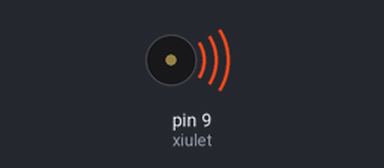
The sketch below on a simulated Arduino Uno, built with avr-gcc and run on an emulated ATmega328P. Parts: buzzer (waves = sounding).

Above: at 1.5 s.
At 4.0 s:
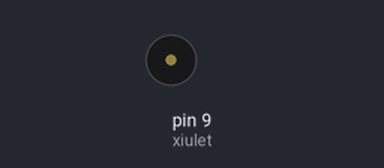
Timing chart, 0 to 6.5 s (numbered marks = the images above):
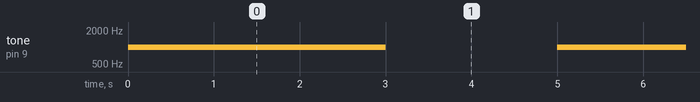

The sketch:

Exercici_2-Sirena.ino
```cpp
/**********************************************************************************
**                                                                               **
**                                  Sirena                                       **
**                                                                               **
**   NOM:Noa Garay Villarreal                                   DATA:27/03/2023  **
**********************************************************************************/

//********** Includes *************************************************************

//********** Variables ************************************************************
const byte xiulet = 9;        // donar nom al pin 9 de l’Arduino

//********** Setup ****************************************************************
void setup()
{
  pinMode(xiulet, OUTPUT);   // definir el pin 9 com una sortida
}

//********** Loop *****************************************************************
void loop()

{
  tone(xiulet, 1000, 3000); // Sona durant 3 segons el speaker a 1000 Hz.
  delay(5000); //Para el speaker durant 3 segons.
}

//********** Funcions *************************************************************
```

Measured:
- by itself, tone on pin 9 (xiulet): alternates 1000 Hz for 3.0 s and silent for 2.0 s
